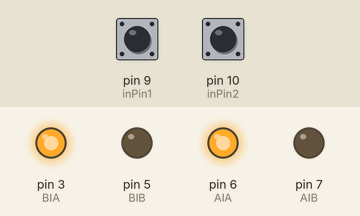
Bench run of a sketch on a simulated Arduino Uno, built with avr-gcc and run on an emulated ATmega328P. Shown: output pins drawn as LEDs (lit = HIGH). Dashed ring = blinking. The inputs (shaded band) are chosen by the test bench; at power-on: pin 9 (inPin1) HIGH, pin 10 (inPin2) HIGH.

Above: at 1.2 s.
1.3 s: pin 9 (inPin1) pulled LOW for 0.15 s
At 1.7 s:
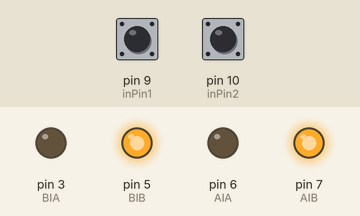
3.8 s: pin 10 (inPin2) pulled LOW for 3.2 s
At 4.9 s:
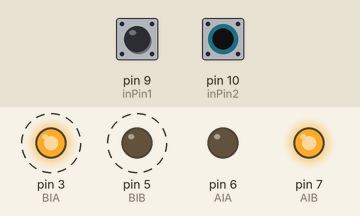
9.2 s: pin 9 (inPin1) pulled LOW for 3.2 s
At 10.1 s:
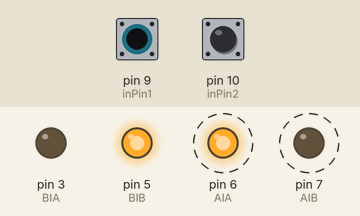
Timing chart, 0 to 14.7 s (numbered marks = the images above; inputs shaded):
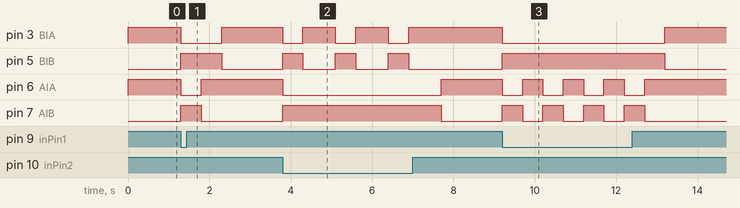

Measured:
- after the input at 1.3 s, pin 3 (BIA): HIGH → LOW at once, → HIGH 1.0 s later; pin 5 (BIB): LOW → HIGH at once, → LOW 1.0 s later; pin 6 (AIA): HIGH → LOW at once, → HIGH 0.50 s later; pin 7 (AIB): LOW → HIGH at once, → LOW 0.50 s later
- after the input at 3.8 s, pin 3 (BIA): alternates HIGH for 0.80 s and LOW for 0.50 s, 6 changes in all, then stays HIGH, starting at once; pin 5 (BIB): alternates HIGH for 0.50 s and LOW for 0.80 s, 6 changes in all, then stays LOW, starting at once; pin 6 (AIA): HIGH → LOW at once, → HIGH 3.9 s later; pin 7 (AIB): LOW → HIGH at once, → LOW 3.9 s later
- after the input at 9.2 s, pin 3 (BIA): HIGH → LOW at once, → HIGH 4.0 s later; pin 5 (BIB): LOW → HIGH at once, → LOW 4.0 s later; pin 6 (AIA): alternates HIGH for 0.50 s and LOW for 0.50 s, 8 changes in all, then stays HIGH, starting at once; pin 7 (AIB): alternates HIGH for 0.50 s and LOW for 0.50 s, 8 changes in all, then stays LOW, starting at once

The sketch:

simpleEdgeDetection.ino
```cpp
//This code with turn backwards and then left if the right switch is triggered
//backwards and then right if the left switch is triggered
//goes forwards otherwise
const int AIA = 6;//forward motor a
const int AIB = 7;//backward motor a
const int BIA = 3;//forward motor b
const int BIB = 5;//backward motor b
byte speed = 255;

int inPin1 = 9;//microswitch 1
int inPin2 = 10;//microswitch 2

int reading1;
int reading2;

void setup() {

 pinMode(AIA, OUTPUT);
 pinMode(AIB, OUTPUT);
 pinMode(BIA, OUTPUT);
 pinMode(BIB, OUTPUT);

 pinMode(inPin1, INPUT);  //intializing the inpin
 digitalWrite(inPin1, HIGH);

 pinMode(inPin2, INPUT);  //intializing the inpin
 digitalWrite(inPin2, HIGH);

}
void loop()
{

    reading1 = digitalRead(inPin1);   //reads input from the switch1
    reading2 = digitalRead(inPin2);   //reads input from the switch2

    if (reading1 == LOW)//SWITCH1
      right();
    else if (reading2 == LOW)//SWITCH2
      left();
    else
      forward();


}
void stopping()
{
 analogWrite(AIA, 0);
 analogWrite(AIB, 0);
 analogWrite(BIA, 0);
 analogWrite(BIB, 0);
}

void backward()
{
 analogWrite(AIA, 0);
 analogWrite(AIB, speed);
 analogWrite(BIA, 0);
 analogWrite(BIB, speed);
}
void forward()
{
 analogWrite(AIA, speed);
 analogWrite(AIB, 0);
 analogWrite(BIA, speed);
 analogWrite(BIB,0);
}

void right()
{
 backward();
 delay(500);

 analogWrite(AIA, speed);
 analogWrite(AIB, 0);
 analogWrite(BIA, 0);
 analogWrite(BIB, speed);

 delay(500);
}

void left()
{
 backward();
 delay(500);

 analogWrite(AIA, 0);
 analogWrite(AIB, speed);
 analogWrite(BIA, speed);
 analogWrite(BIB, 0);

 delay(800);
}
```
